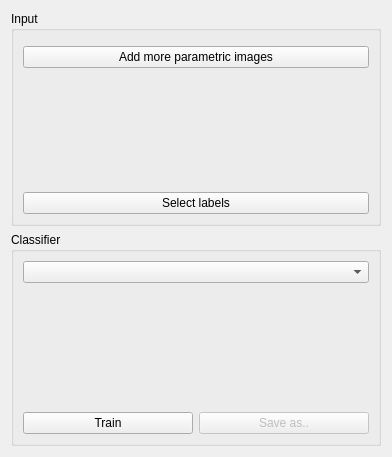
<?xml version="1.0" encoding="UTF-8"?>
<ui version="4.0">
 <class>SegmentationToolboxTrainingWidget</class>
 <widget class="QWidget" name="SegmentationToolboxTrainingWidget">
  <property name="geometry">
   <rect>
    <x>0</x>
    <y>0</y>
    <width>392</width>
    <height>457</height>
   </rect>
  </property>
  <property name="windowTitle">
   <string>Training</string>
  </property>
  <layout class="QVBoxLayout" name="verticalLayout_3">
   <item>
    <widget class="QGroupBox" name="groupBox">
     <property name="title">
      <string>Input</string>
     </property>
     <layout class="QVBoxLayout" name="verticalLayout_2">
      <item>
       <widget class="ImageRangePreprocessingSelector" name="imageRangePreprocessingSelector" native="true"/>
      </item>
      <item>
       <widget class="QPushButton" name="addImages">
        <property name="text">
         <string>Add more parametric images</string>
        </property>
       </widget>
      </item>
      <item>
       <spacer name="verticalSpacer">
        <property name="orientation">
         <enum>Qt::Vertical</enum>
        </property>
        <property name="sizeHint" stdset="0">
         <size>
          <width>20</width>
          <height>40</height>
         </size>
        </property>
       </spacer>
      </item>
      <item>
       <widget class="QPushButton" name="addClassified">
        <property name="text">
         <string>Select labels</string>
        </property>
       </widget>
      </item>
     </layout>
    </widget>
   </item>
   <item>
    <widget class="QGroupBox" name="groupBox_2">
     <property name="title">
      <string>Classifier</string>
     </property>
     <layout class="QVBoxLayout" name="verticalLayout">
      <item>
       <widget class="QComboBox" name="classifierSelection"/>
      </item>
      <item>
       <widget class="QWidget" name="classifierSettings" native="true"/>
      </item>
      <item>
       <spacer name="verticalSpacer_2">
        <property name="orientation">
         <enum>Qt::Vertical</enum>
        </property>
        <property name="sizeHint" stdset="0">
         <size>
          <width>20</width>
          <height>40</height>
         </size>
        </property>
       </spacer>
      </item>
      <item>
       <layout class="QHBoxLayout" name="horizontalLayout">
        <item>
         <widget class="QPushButton" name="train">
          <property name="text">
           <string>Train</string>
          </property>
         </widget>
        </item>
        <item>
         <widget class="QPushButton" name="saveAs">
          <property name="enabled">
           <bool>false</bool>
          </property>
          <property name="text">
           <string>Save as..</string>
          </property>
         </widget>
        </item>
       </layout>
      </item>
     </layout>
    </widget>
   </item>
  </layout>
 </widget>
 <customwidgets>
  <customwidget>
   <class>ImageRangePreprocessingSelector</class>
   <extends>QWidget</extends>
   <header>ImageRangePreprocessingSelector.h</header>
   <container>1</container>
  </customwidget>
 </customwidgets>
 <resources/>
 <connections/>
</ui>
